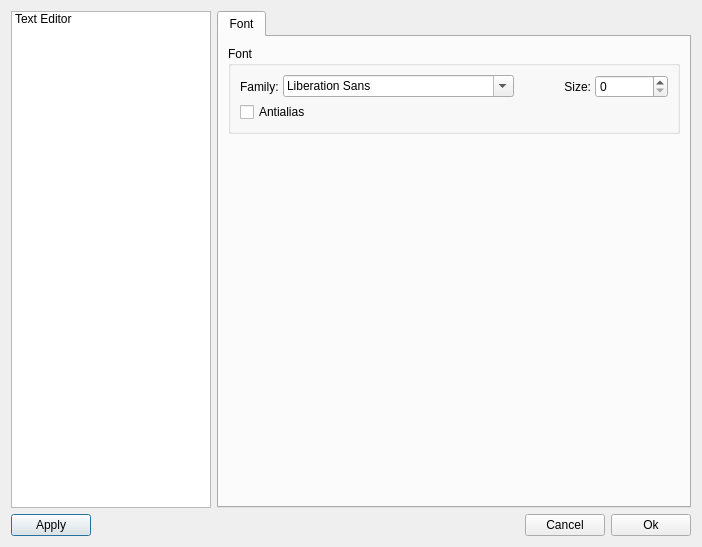
<?xml version="1.0" encoding="UTF-8"?>
<ui version="4.0">
 <class>PreferencesDialog</class>
 <widget class="QDialog" name="PreferencesDialog">
  <property name="geometry">
   <rect>
    <x>0</x>
    <y>0</y>
    <width>702</width>
    <height>547</height>
   </rect>
  </property>
  <property name="windowTitle">
   <string>Preferences</string>
  </property>
  <layout class="QVBoxLayout" name="verticalLayout_5">
   <item>
    <layout class="QHBoxLayout" name="horizontalLayout_6">
     <item>
      <widget class="QListWidget" name="listWidget">
       <property name="minimumSize">
        <size>
         <width>200</width>
         <height>0</height>
        </size>
       </property>
       <property name="maximumSize">
        <size>
         <width>200</width>
         <height>16777215</height>
        </size>
       </property>
       <property name="currentRow">
        <number>-1</number>
       </property>
       <item>
        <property name="text">
         <string>Text Editor</string>
        </property>
        <property name="icon">
         <iconset>
          <normaloff>://icons/text_area.png</normaloff>://icons/text_area.png</iconset>
        </property>
       </item>
      </widget>
     </item>
     <item>
      <widget class="QStackedWidget" name="stackedWidget">
       <widget class="QWidget" name="page">
        <layout class="QVBoxLayout" name="verticalLayout">
         <property name="leftMargin">
          <number>0</number>
         </property>
         <property name="topMargin">
          <number>0</number>
         </property>
         <property name="rightMargin">
          <number>0</number>
         </property>
         <property name="bottomMargin">
          <number>0</number>
         </property>
         <item>
          <widget class="QTabWidget" name="tabWidget">
           <property name="currentIndex">
            <number>0</number>
           </property>
           <widget class="QWidget" name="tab">
            <attribute name="icon">
             <iconset>
              <normaloff>://icons/font.png</normaloff>://icons/font.png</iconset>
            </attribute>
            <attribute name="title">
             <string>Font</string>
            </attribute>
            <layout class="QVBoxLayout" name="verticalLayout_4">
             <item>
              <widget class="QGroupBox" name="groupBox">
               <property name="title">
                <string>Font</string>
               </property>
               <layout class="QVBoxLayout" name="verticalLayout_3">
                <item>
                 <layout class="QVBoxLayout" name="verticalLayout_2">
                  <property name="spacing">
                   <number>4</number>
                  </property>
                  <item>
                   <layout class="QHBoxLayout" name="horizontalLayout_5">
                    <item>
                     <layout class="QHBoxLayout" name="horizontalLayout_2">
                      <item>
                       <widget class="QLabel" name="label">
                        <property name="text">
                         <string>Family:</string>
                        </property>
                       </widget>
                      </item>
                      <item>
                       <widget class="QFontComboBox" name="fontComboBox"/>
                      </item>
                     </layout>
                    </item>
                    <item>
                     <layout class="QHBoxLayout" name="horizontalLayout_3">
                      <item>
                       <widget class="QLabel" name="label_2">
                        <property name="text">
                         <string>Size:</string>
                        </property>
                        <property name="alignment">
                         <set>Qt::AlignRight|Qt::AlignTrailing|Qt::AlignVCenter</set>
                        </property>
                       </widget>
                      </item>
                      <item>
                       <widget class="QSpinBox" name="fontSizeSpinBox"/>
                      </item>
                     </layout>
                    </item>
                   </layout>
                  </item>
                  <item>
                   <layout class="QHBoxLayout" name="horizontalLayout_4">
                    <item>
                     <widget class="QCheckBox" name="antialiasCheckBox">
                      <property name="text">
                       <string>Antialias</string>
                      </property>
                     </widget>
                    </item>
                    <item>
                     <spacer name="horizontalSpacer">
                      <property name="orientation">
                       <enum>Qt::Horizontal</enum>
                      </property>
                      <property name="sizeHint" stdset="0">
                       <size>
                        <width>40</width>
                        <height>20</height>
                       </size>
                      </property>
                     </spacer>
                    </item>
                   </layout>
                  </item>
                 </layout>
                </item>
               </layout>
              </widget>
             </item>
             <item>
              <spacer name="verticalSpacer">
               <property name="orientation">
                <enum>Qt::Vertical</enum>
               </property>
               <property name="sizeHint" stdset="0">
                <size>
                 <width>20</width>
                 <height>300</height>
                </size>
               </property>
              </spacer>
             </item>
            </layout>
           </widget>
          </widget>
         </item>
        </layout>
       </widget>
       <widget class="QWidget" name="page_2"/>
      </widget>
     </item>
    </layout>
   </item>
   <item>
    <layout class="QHBoxLayout" name="horizontalLayout">
     <item>
      <widget class="QPushButton" name="applyButton">
       <property name="text">
        <string>Apply</string>
       </property>
      </widget>
     </item>
     <item>
      <spacer name="horizontalSpacer_2">
       <property name="orientation">
        <enum>Qt::Horizontal</enum>
       </property>
       <property name="sizeHint" stdset="0">
        <size>
         <width>40</width>
         <height>20</height>
        </size>
       </property>
      </spacer>
     </item>
     <item>
      <widget class="QPushButton" name="cancelButton">
       <property name="text">
        <string>Cancel</string>
       </property>
      </widget>
     </item>
     <item>
      <widget class="QPushButton" name="okButton">
       <property name="text">
        <string>Ok</string>
       </property>
      </widget>
     </item>
    </layout>
   </item>
  </layout>
 </widget>
 <resources/>
 <connections>
  <connection>
   <sender>listWidget</sender>
   <signal>currentRowChanged(int)</signal>
   <receiver>stackedWidget</receiver>
   <slot>setCurrentIndex(int)</slot>
   <hints>
    <hint type="sourcelabel">
     <x>76</x>
     <y>218</y>
    </hint>
    <hint type="destinationlabel">
     <x>381</x>
     <y>218</y>
    </hint>
   </hints>
  </connection>
 </connections>
</ui>
